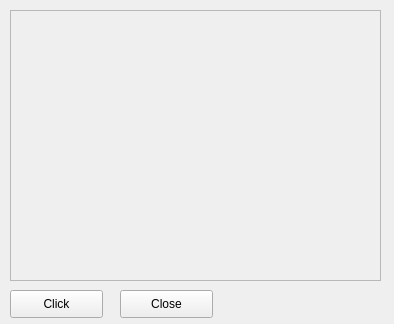
<?xml version="1.0" encoding="UTF-8"?>
<ui version="4.0">
 <class>CameraWidget</class>
 <widget class="QWidget" name="CameraWidget">
  <property name="geometry">
   <rect>
    <x>0</x>
    <y>0</y>
    <width>394</width>
    <height>324</height>
   </rect>
  </property>
  <property name="windowTitle">
   <string>Form</string>
  </property>
  <widget class="QScrollArea" name="CaptureArea">
   <property name="geometry">
    <rect>
     <x>10</x>
     <y>10</y>
     <width>371</width>
     <height>271</height>
    </rect>
   </property>
   <property name="widgetResizable">
    <bool>true</bool>
   </property>
   <widget class="QWidget" name="scrollAreaWidgetContents">
    <property name="geometry">
     <rect>
      <x>0</x>
      <y>0</y>
      <width>369</width>
      <height>269</height>
     </rect>
    </property>
   </widget>
  </widget>
  <widget class="QPushButton" name="buttonClick">
   <property name="geometry">
    <rect>
     <x>10</x>
     <y>290</y>
     <width>93</width>
     <height>28</height>
    </rect>
   </property>
   <property name="text">
    <string>Click</string>
   </property>
  </widget>
  <widget class="QPushButton" name="pushButtonClose">
   <property name="geometry">
    <rect>
     <x>120</x>
     <y>290</y>
     <width>93</width>
     <height>28</height>
    </rect>
   </property>
   <property name="text">
    <string>Close</string>
   </property>
  </widget>
 </widget>
 <resources/>
 <connections/>
</ui>
